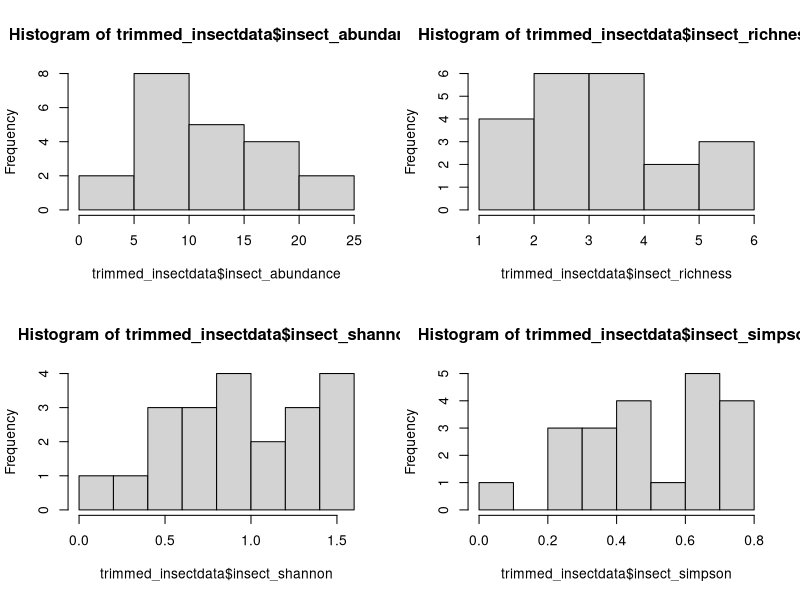
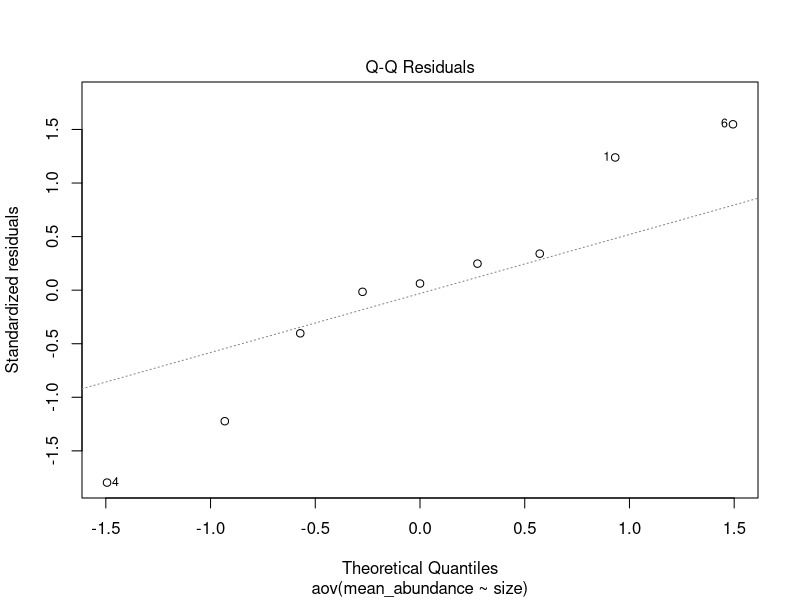
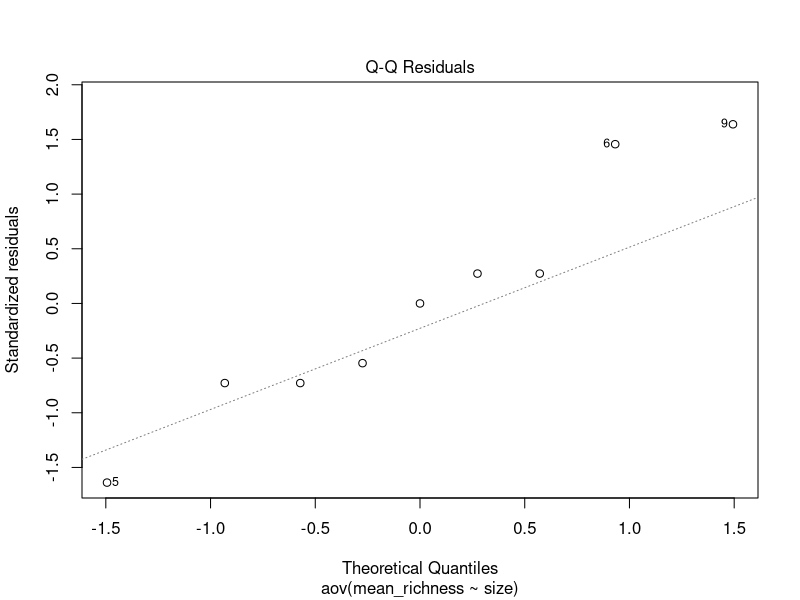
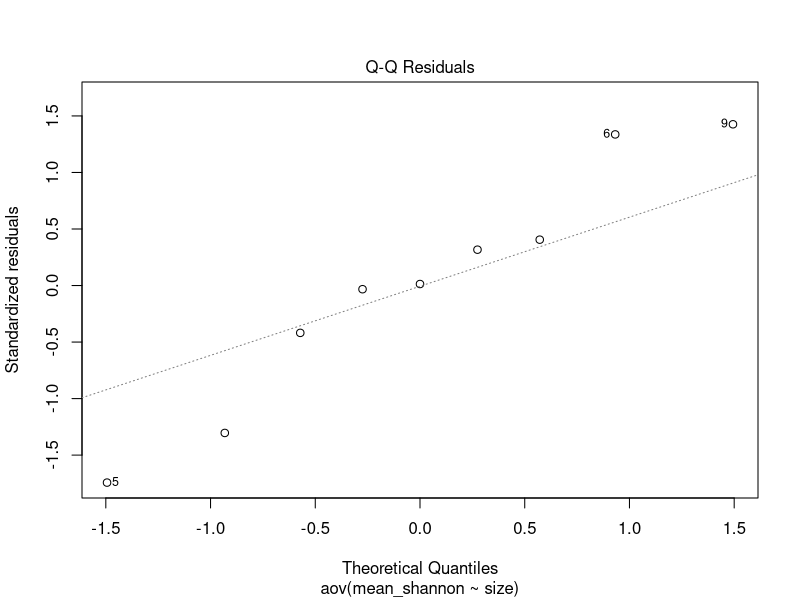
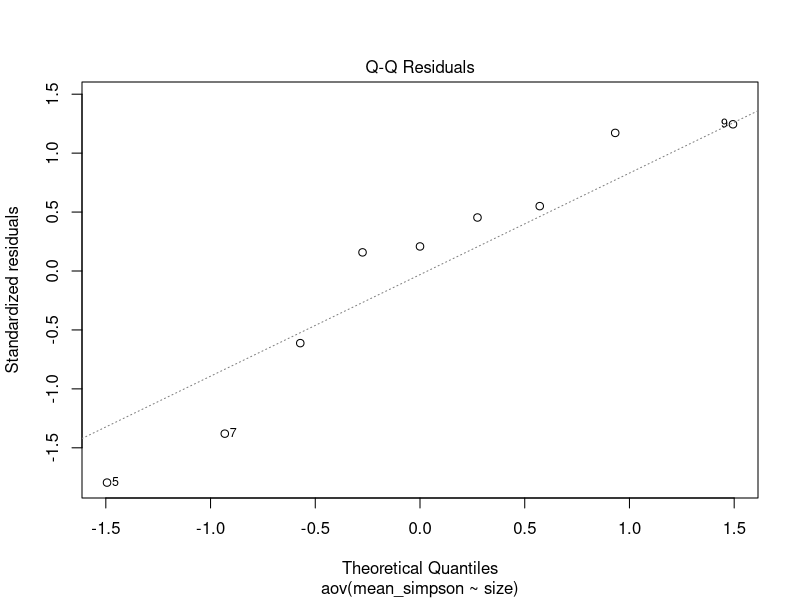
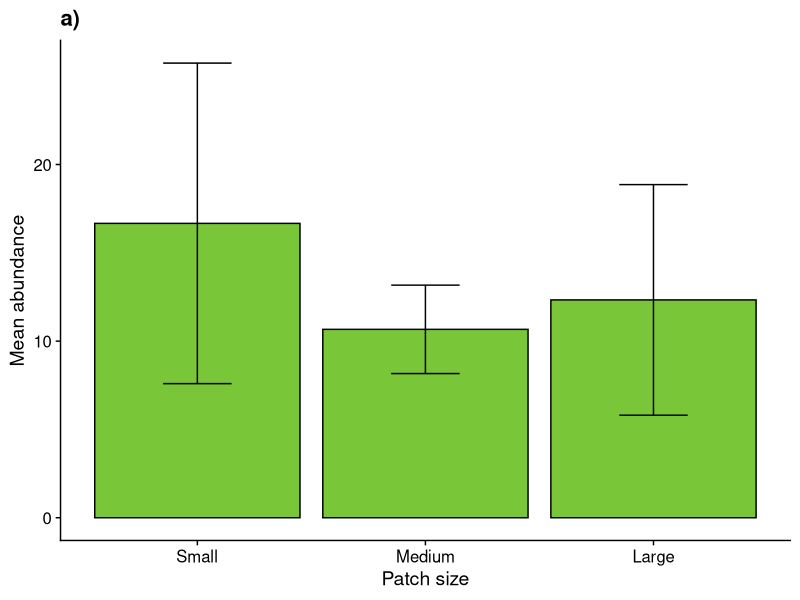
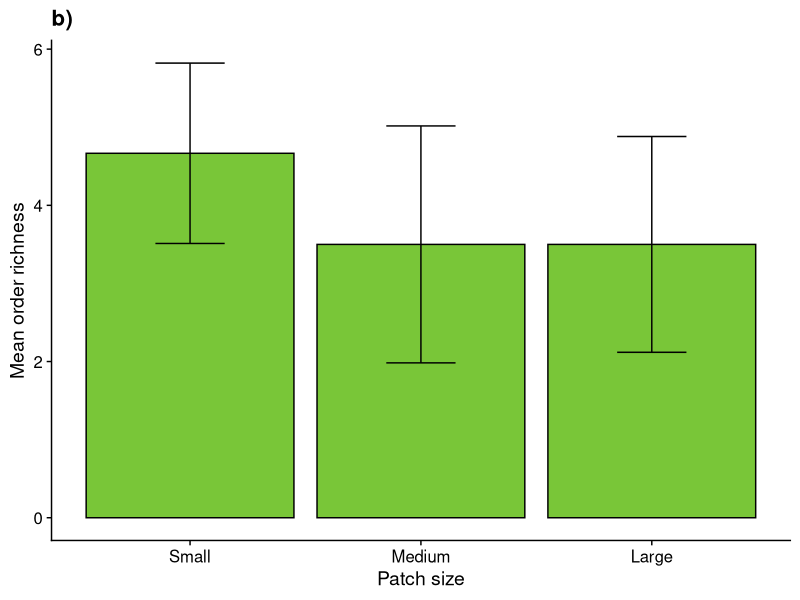
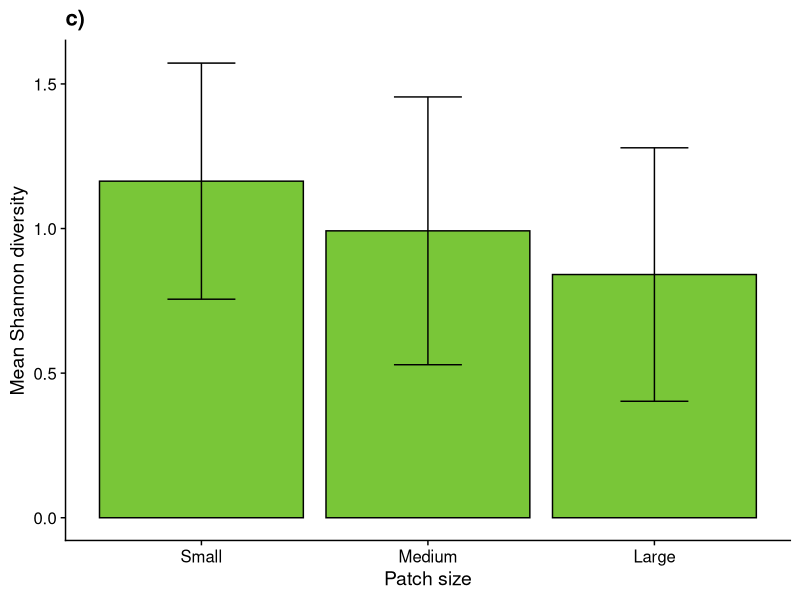

The R source for these figures, in order: (Note: this script raises an error after producing the figures.)
# set the working directory to the r_scripts folder
setwd("~/Desktop/ENVI408/r_scripts")

#                                                                      PACKAGES :::::::::####

# make vector of packages
packages_insects <- c("magrittr", "tidyr", "dplyr", "ggplot2", # tidyverse packages
              "vegan",                                 # used for diversity indices
              "cowplot",                               # make plots look good
              "car")                                   # levene test

# install them (only need to run once)
#lapply(packages_insects, install.packages)

# load packages
lapply(packages_insects, library, character.only = T)

  # if there's an error message saying "there is no package called lifecycle"
# and you're on windows, install Rtools from:
# https://cran.r-project.org/bin/windows/Rtools/
# and then try and rerun it again.
# per https://stackoverflow.com/questions/70185951/error-using-librarydplyr-in-rstudio-there-is-no-package-called-lifecycle


#                                                                                        SETUP ::::::####
# bunch of data, creation + manipulation to prep for analysis and plots                  ####
# ideally should be able to just run lines 19-128 and it should all work                 ####
######################################################################################## ####
#                                                                   Import data :::::::::####

raw_insectdata <- read.csv("data/insect_data.csv")

#                                                                   Format data :::::::::####
trimmed_insectdata <- raw_insectdata %>%
  
  # select relevant columns
  
  select(c(3:4, 20:28, 31)) %>% 
  
  # add column for patch size category
  
  mutate(size = case_when((site_id == "ALR" | site_id == "BBR" | site_id == "CRM") ~ "Large",
                          (site_id == "HGA" | site_id == "RGR" | site_id == "WMP") ~ "Medium",
                          (site_id == "CSP" | site_id == "MCP" | site_id == "PAP") ~ "Small",
                          .default = NA)) %>% 
  
  # calculate abundance, ordering richness, and shannon and simpson diversity
  
  mutate(insect_abundance = rowSums(.[3:12]),
         insect_richness = rowSums(.[3:12] > 0),
         insect_shannon = diversity(.[3:12], index = "shannon"),
         insect_simpson = diversity(.[3:12], index = "simpson")) %>% 
  
  # column for ordering bars on plots
  
  mutate(ordering = case_when((site_id == "ALR" | site_id == "BBR" | site_id == "CRM") ~ 3,
                           (site_id == "HGA" | site_id == "RGR" | site_id == "WMP") ~ 2,
                           (site_id == "CSP" | site_id == "MCP" | site_id == "PAP") ~ 1,
                           .default = NA))

# make dataframe aggregated by size

trimmed_insect_data_site <- trimmed_insectdata %>% 
  
  # aggregate by site and patch size
  
  group_by(site_id, size, ordering) %>%
  
  # calculate mean + sd for abundance, richness, shannon, simpson by site
  
  dplyr::summarise(
    mean_abundance = mean(insect_abundance), 
    sd_abundance = sd(insect_abundance),
    
    mean_richness = mean(insect_richness), 
    sd_richness = sd(insect_richness),
    
    mean_shannon = mean(insect_shannon), 
    sd_shannon = sd(insect_shannon),
    
    mean_simpson = mean(insect_simpson), 
    sd_simpson = sd(insect_simpson)) %>% 
  
  # replace nas with 0
  
  replace(is.na(.), 0)

# make df for plotting abundance and diversity metrics by patch size

trimmed_insectdata_size <- trimmed_insectdata %>%
  
  # aggregate by patch size
  
  group_by(size, ordering) %>% 
  
  # calculate mean + sd for abundance, richness, shannon, simpson by size
  
  summarise(mean_abundance = mean(insect_abundance), sd_abundance = sd(insect_abundance),
            mean_richness = mean(insect_richness), sd_richness = sd(insect_richness),
            mean_shannon = mean(insect_shannon), sd_shannon = sd(insect_shannon),
            mean_simpson = mean(insect_simpson), sd_simpson = sd(insect_simpson))

# make dfs for plotting stacked barplots

order_table_site <- trimmed_insectdata %>%
  
  # pivot longer + create col of order
  
  pivot_longer(cols = Coleoptera:Trichoptera, 
               names_to = "order", 
               values_to = "n", 
               names_repair = "unique") %>% 
 
  # aggregate by site id and get n of insects in that order per site
  
  group_by(site_id, size, ordering, order) %>% 
  summarise(n = sum(n))

order_table_size <- order_table_site %>% 
  
  # aggregate by size and get n of insects in that order per site
  
  group_by(size, ordering, order) %>% 
  summarise(n = sum(n))

# make df for order abundance plot
order_table <- order_table_site %>% 
  group_by(order) %>% 
  summarise(n = sum(n))


#

#                                                                            STATISTICAL TESTS ::::::####
######################################################################################## ####
#                                                 Diversity & abundance by size :::::::::####

# assumption testing

# test normality with hists + shapiro-wilks

  # plot histograms
par(mfrow = c(2,2))
hist(trimmed_insectdata$insect_abundance)
hist(trimmed_insectdata$insect_richness)
hist(trimmed_insectdata$insect_shannon)
hist(trimmed_insectdata$insect_simpson)
par(mfrow = c(1,1))
# eh. reasonably normal

  # shapiro tests
lapply
shapiro.test(trimmed_insectdata$insect_abundance)
shapiro.test(trimmed_insectdata$insect_richness)
shapiro.test(trimmed_insectdata$insect_shannon)
shapiro.test(trimmed_insectdata$insect_simpson)

# yeah reasonably normal

# test homoscedasticity with levene test
leveneTest(insect_abundance ~ size, data = trimmed_insectdata)
leveneTest(insect_richness ~ size, data = trimmed_insectdata)
leveneTest(insect_shannon ~ size, data = trimmed_insectdata)
leveneTest(insect_simpson ~ size, data = trimmed_insectdata)

# run aovs for abundance and diversity
abundance_aov <- aov(mean_abundance ~ size, data = trimmed_insect_data_site)
richness_aov <- aov(mean_richness ~ size, data = trimmed_insect_data_site)
shannon_aov <- aov(mean_shannon ~ size, data = trimmed_insect_data_site)
simpson_aov <- aov(mean_simpson ~ size, data = trimmed_insect_data_site)
aov_list <- list(abundance_aov, richness_aov, shannon_aov, simpson_aov)


# plot residuals v fitted to check homoscedasticity
plot(abundance_aov, 2)
plot(richness_aov, 2)
plot(shannon_aov, 2)
plot(simpson_aov, 2)
# all fairly ok

# get summaries for all aov
lapply(aov_list, summary)
# 1 is abundance, 2 is richness, 3 is shannon, 4 is simpson


#                                                                                    PLOTTING  ::::::####
######################################################################################## ####
#                                                 Diversity & abundance by size :::::::::####

# plotting mean abundance + diversity by patch size

#############:
# ABUNDANCE #:
#############:

# plot insect abundance by patch size
abundance_size <- ggplot(trimmed_insectdata_size, 
                         aes(x = reorder(size, ordering), 
                             y = mean_abundance)) +
  geom_bar(stat = "identity", color = "black", fill = "#79c638") + 
  geom_errorbar(aes(ymin = mean_abundance - sd_abundance, 
                    ymax = mean_abundance + sd_abundance),
                width = 0.3) + 
  labs(x = "Patch size",
       y = "Mean abundance",
       title = "a)") +
  theme_cowplot()
abundance_size

##################:
# ORDER RICHNESS #:
##################:

# plot insect richness by patch size
richness_size <- ggplot(trimmed_insectdata_size, 
                        aes(x = reorder(size, ordering), 
                            y = mean_richness)) +
  geom_bar(stat = "identity", color = "black", fill = "#79c638") + 
  geom_errorbar(aes(ymin = mean_richness - sd_richness, 
                    ymax = mean_richness + sd_richness),
                width = 0.3) + 
  labs(x = "Patch size",
       y = "Mean order richness",
       title = "b)") +
  theme_cowplot()
richness_size

#####################:
# SHANNON DIVERSITY #:
#####################:

# plot of shannon diversity by patch size
shannon_size <- ggplot(trimmed_insectdata_size, 
                       aes(x = reorder(size, ordering), 
                           y = mean_shannon)) +
  geom_bar(stat = "identity", color = "black", fill = "#79c638") + 
  geom_errorbar(aes(ymin = mean_shannon - sd_shannon, 
                    ymax = mean_shannon + sd_shannon),
                width = 0.3) + 
  labs(x = "Patch size",
       y = "Mean Shannon diversity",
       title = "c)") +
  theme_cowplot()
shannon_size

#####################:
# SIMPSON DIVERSITY #:
#####################:

# plot of simpson diversity by patch size
simpson_size <- ggplot(trimmed_insectdata_size, aes(x = reorder(size, ordering), y = mean_simpson)) +
  geom_bar(stat = "identity", color = "black", fill = "#79c638") + 
  geom_errorbar(aes(ymin = mean_simpson - sd_simpson, ymax = mean_simpson + sd_simpson),
                width = 0.3) + 
  labs(x = "Patch size",
       y = "Mean Simpson diversity",
       title = "d)") +
  theme_cowplot()
simpson_size

####################:
# ALL TOGETHER NOW #:
####################:

# plot all together
diversity_abundance_plot <- plot_grid(abundance_size, richness_size,
                                      shannon_size, simpson_size,
                                      nrow = 2)
#

#                                        Stacked bar of orders by size and site :::::::::####

#######################:
# STACKED BAR BY SITE #:
#######################:

# make palette for barplots
stackedbarpalette <- c("#5a3f15", "#cc3838", "#72c239","#f3ab31","#4bd5df",
                       "#027907","#797971","#c190b9","#728d9f")

#
order_plot_site <- ggplot(order_table_site, 
                          aes(x = reorder(site_id, ordering), 
                              y = n,fill = order)) +  
  geom_bar(stat = "identity", position = "fill",
           width = 0.85, color = "black", linewidth = 0.25) +
  theme(legend.position="right", axis.title.x = element_blank(),
        axis.text.x = element_text(angle = 90, hjust = 1)) +
  labs(x = "Site", y = "Relative abundance",
       title = "a)") +
  scale_fill_manual(values = stackedbarpalette) + theme_cowplot()

order_plot_site

#######################:
# STACKED BAR BY SIZE #:
#######################:

order_plot_size <- ggplot(order_table_size,
                          aes(x = reorder(size, ordering), 
                              y = n, fill = order)) +  
  geom_bar(stat = "identity", position = "fill",
           width = 0.85, color = "black", linewidth = 0.25) +
  theme(legend.position="right", axis.title.x = element_blank(),
        axis.text.x = element_text(angle = 90, hjust = 1)) +
  labs(x = "Patch size", y = "Relative abundance",
       title = "b)") +
  scale_fill_manual(values = stackedbarpalette) + theme_cowplot()
order_plot_size

#####################:
# ALL TOGETHER NOW! #:
#####################:

stackedbar_site_size <- plot_grid(order_plot_site, order_plot_size, nrow = 2)
stackedbar_site_size

# 

#                                                Bar plot of abundance by order :::::::::####
######################:
# ABUNDANCE BY ORDER #:
######################:

order_plot <- ggplot(order_table, aes(x = order, y = n)) +
  geom_bar(stat = "identity", colour = "black", fill = "#79c638") +
  labs(x = "Order",
       y = "Count") + 
  theme_cowplot()

order_plot

#

#                                                          Plots used in thesis :::::::::####

###################################:
# ABUNDANCE AND DIVERSITY BY SIZE #:
###################################:

diversity_abundance_plot

save_plot("plots/insect_diversity_abundance_site.png", diversity_abundance_plot, 
          base_height = 10, base_width = 10)

######################################:
# ORDER STACKED BAR BY SITE AND SIZE #:
######################################:

stackedbar_site_size

save_plot("plots/insect_stackedbar_site_size.png", stackedbar_site_size,
          base_height = 11.7, base_width = 9)

######################:
# ABUNDANCE BY ORDER #:
######################:

order_plot

save_plot("plots/insect_order_plot.png", order_plot,
          base_width = 10, base_height = 9)
